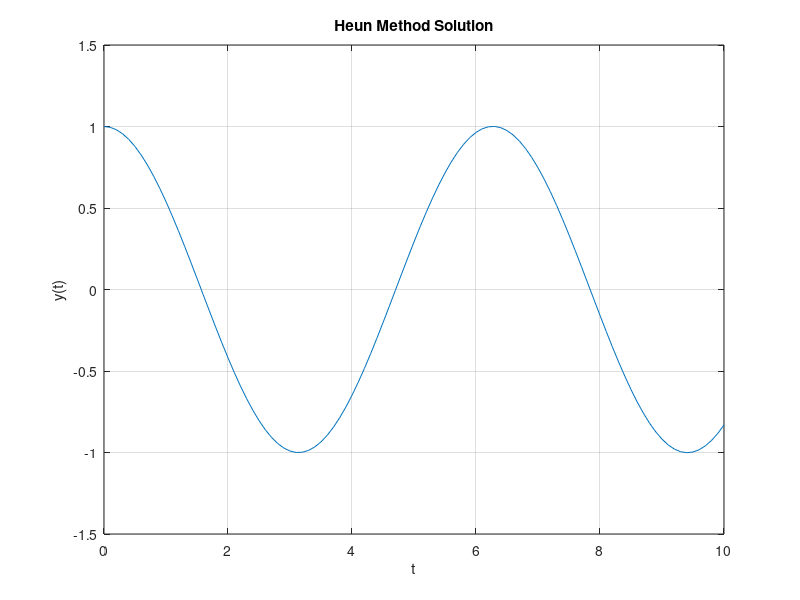

MATLAB code to generate this figure:
clc; clear;

h = 0.1;
t = 0:h:10;
n = length(t);

y = zeros(1,n);
v = zeros(1,n);

y(1) = 1;
v(1) = 0;

for i = 1:n-1
    y_predict = y(i) + h*v(i);
    v_predict = v(i) + h*(-y(i));

    y(i+1) = y(i) + h*(v(i) + v_predict)/2;
    v(i+1) = v(i) + h*(-y(i) - y_predict)/2;
end

plot(t,y)
title('Heun Method Solution')
xlabel('t')
ylabel('y(t)')
grid on
